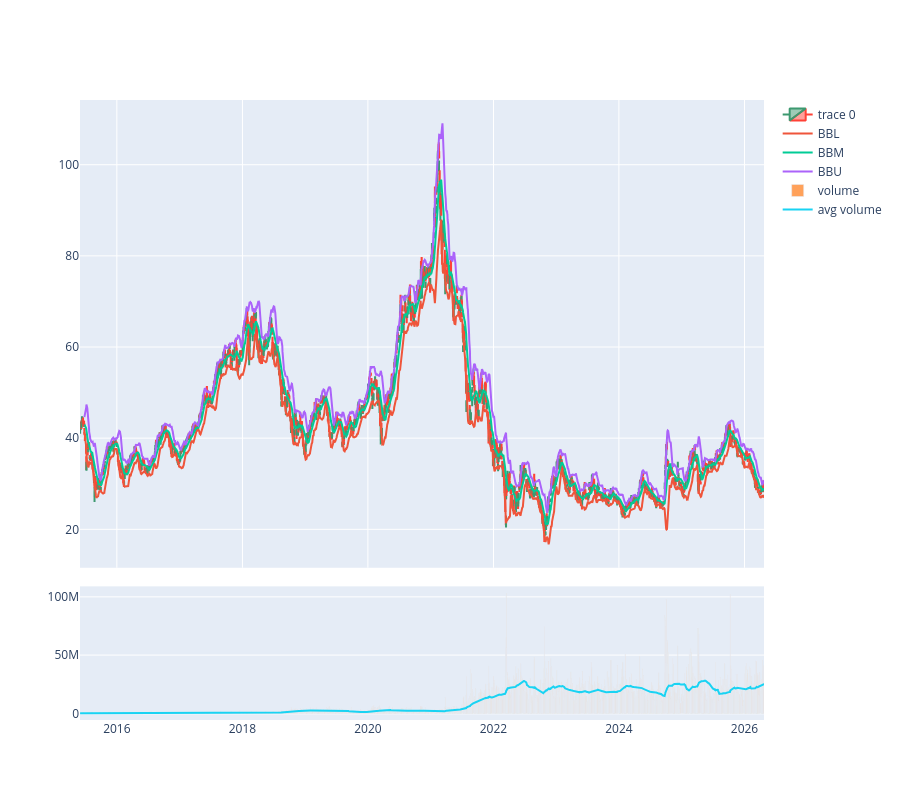

Notebook code cell kept with this figure:
### Code cell
data.plot()

### Figure 1 — Plotly figure (JSON) as saved in the notebook; plotly's stock layout.template omitted (floating-point values rounded to 4 significant figures; data arrays with more than 128 entries replaced by an {"elided": "..."} marker saying what was removed)
{"data": [{"close": {"elided": "2742 float values"}, "high": {"elided": "2742 float values"}, "low": {"elided": "2742 float values"}, "open": {"elided": "2742 float values"}, "type": "candlestick", "x": {"elided": "2742 str values"}, "xaxis": "x", "yaxis": "y"}, {"name": "BBL", "type": "scatter", "x": {"elided": "2742 str values"}, "xaxis": "x", "y": {"elided": "2742 float values"}, "yaxis": "y"}, {"name": "BBM", "type": "scatter", "x": {"elided": "2742 str values"}, "xaxis": "x", "y": {"elided": "2742 float values"}, "yaxis": "y"}, {"name": "BBU", "type": "scatter", "x": {"elided": "2742 str values"}, "xaxis": "x", "y": {"elided": "2742 float values"}, "yaxis": "y"}, {"name": "volume", "type": "bar", "x": {"elided": "2742 str values"}, "xaxis": "x2", "y": {"elided": "2742 float values"}, "yaxis": "y2"}, {"name": "avg volume", "type": "scatter", "x": {"elided": "2742 str values"}, "xaxis": "x2", "y": {"elided": "2742 float values"}, "yaxis": "y2"}], "layout": {"height": 800, "uirevision": "constant", "xaxis": {"anchor": "y", "autorange": true, "domain": [0, 1], "matches": "x2", "rangeslider": {"visible": false}, "showticklabels": false}, "xaxis2": {"anchor": "y2", "domain": [0, 1]}, "yaxis": {"anchor": "x", "autorange": true, "domain": [0.2456, 1]}, "yaxis2": {"anchor": "x2", "domain": [0, 0.2156]}}}
